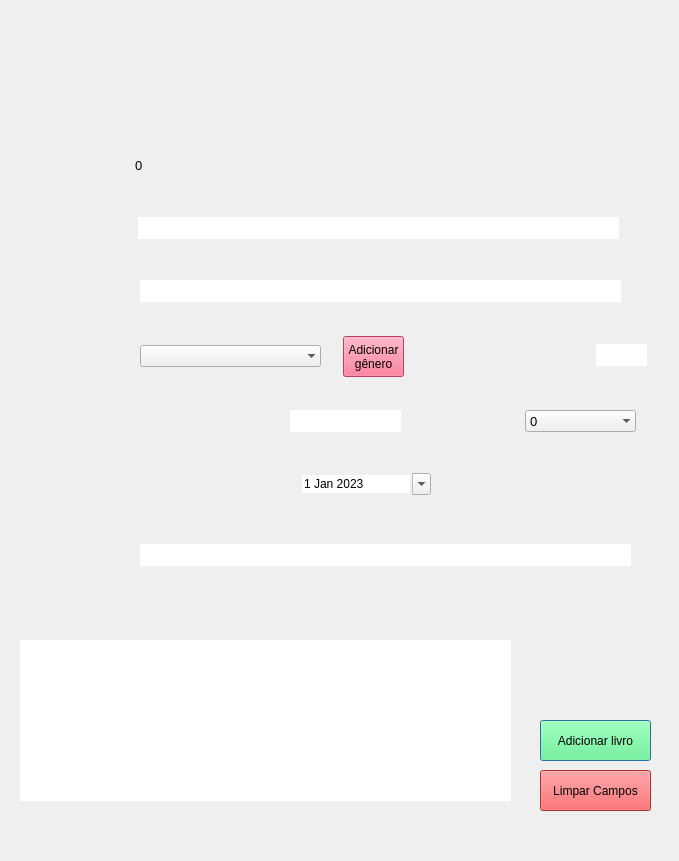
<?xml version="1.0" encoding="UTF-8"?>
<ui version="4.0">
 <class>Dialog</class>
 <widget class="QDialog" name="Dialog">
  <property name="geometry">
   <rect>
    <x>0</x>
    <y>0</y>
    <width>679</width>
    <height>861</height>
   </rect>
  </property>
  <property name="minimumSize">
   <size>
    <width>679</width>
    <height>861</height>
   </size>
  </property>
  <property name="maximumSize">
   <size>
    <width>679</width>
    <height>861</height>
   </size>
  </property>
  <property name="windowTitle">
   <string>Adicionar Livro</string>
  </property>
  <widget class="QComboBox" name="comboBox_Nota">
   <property name="geometry">
    <rect>
     <x>525</x>
     <y>410</y>
     <width>111</width>
     <height>22</height>
    </rect>
   </property>
   <property name="font">
    <font>
     <family>Arial</family>
     <pointsize>10</pointsize>
    </font>
   </property>
   <property name="maxVisibleItems">
    <number>21</number>
   </property>
   <property name="frame">
    <bool>false</bool>
   </property>
   <item>
    <property name="text">
     <string>0</string>
    </property>
   </item>
   <item>
    <property name="text">
     <string>1</string>
    </property>
   </item>
   <item>
    <property name="text">
     <string>2</string>
    </property>
   </item>
   <item>
    <property name="text">
     <string>3</string>
    </property>
   </item>
   <item>
    <property name="text">
     <string>4</string>
    </property>
   </item>
   <item>
    <property name="text">
     <string>5</string>
    </property>
   </item>
   <item>
    <property name="text">
     <string>6</string>
    </property>
   </item>
   <item>
    <property name="text">
     <string>7</string>
    </property>
   </item>
   <item>
    <property name="text">
     <string>8</string>
    </property>
   </item>
   <item>
    <property name="text">
     <string>9</string>
    </property>
   </item>
   <item>
    <property name="text">
     <string>10</string>
    </property>
   </item>
  </widget>
  <widget class="QLabel" name="label">
   <property name="geometry">
    <rect>
     <x>0</x>
     <y>0</y>
     <width>701</width>
     <height>861</height>
    </rect>
   </property>
   <property name="text">
    <string/>
   </property>
   <property name="pixmap">
    <pixmap>../design/adicionar_livro_manualmente.png</pixmap>
   </property>
  </widget>
  <widget class="QLineEdit" name="lineEdit_Titulo">
   <property name="geometry">
    <rect>
     <x>138</x>
     <y>217</y>
     <width>481</width>
     <height>22</height>
    </rect>
   </property>
   <property name="font">
    <font>
     <family>Arial</family>
     <pointsize>10</pointsize>
    </font>
   </property>
   <property name="frame">
    <bool>false</bool>
   </property>
  </widget>
  <widget class="QLineEdit" name="lineEdit_Autor">
   <property name="geometry">
    <rect>
     <x>140</x>
     <y>280</y>
     <width>481</width>
     <height>22</height>
    </rect>
   </property>
   <property name="font">
    <font>
     <family>Arial</family>
     <pointsize>10</pointsize>
    </font>
   </property>
   <property name="frame">
    <bool>false</bool>
   </property>
  </widget>
  <widget class="QLineEdit" name="lineEdit_Paginas">
   <property name="geometry">
    <rect>
     <x>596</x>
     <y>344</y>
     <width>51</width>
     <height>22</height>
    </rect>
   </property>
   <property name="font">
    <font>
     <family>Arial</family>
     <pointsize>10</pointsize>
    </font>
   </property>
   <property name="frame">
    <bool>false</bool>
   </property>
  </widget>
  <widget class="QLineEdit" name="lineEdit_Ano_Publi">
   <property name="geometry">
    <rect>
     <x>290</x>
     <y>410</y>
     <width>111</width>
     <height>22</height>
    </rect>
   </property>
   <property name="font">
    <font>
     <family>Arial</family>
     <pointsize>10</pointsize>
    </font>
   </property>
   <property name="frame">
    <bool>false</bool>
   </property>
  </widget>
  <widget class="QDateEdit" name="dateEdit">
   <property name="geometry">
    <rect>
     <x>300</x>
     <y>473</y>
     <width>131</width>
     <height>22</height>
    </rect>
   </property>
   <property name="frame">
    <bool>false</bool>
   </property>
   <property name="calendarPopup">
    <bool>true</bool>
   </property>
   <property name="date">
    <date>
     <year>2023</year>
     <month>1</month>
     <day>1</day>
    </date>
   </property>
  </widget>
  <widget class="QLineEdit" name="lineEdit_Editora">
   <property name="geometry">
    <rect>
     <x>140</x>
     <y>544</y>
     <width>491</width>
     <height>22</height>
    </rect>
   </property>
   <property name="font">
    <font>
     <family>Arial</family>
     <pointsize>10</pointsize>
    </font>
   </property>
   <property name="frame">
    <bool>false</bool>
   </property>
  </widget>
  <widget class="QTextEdit" name="textEdit_Resenha">
   <property name="geometry">
    <rect>
     <x>20</x>
     <y>640</y>
     <width>491</width>
     <height>161</height>
    </rect>
   </property>
   <property name="font">
    <font>
     <family>Arial</family>
     <pointsize>10</pointsize>
    </font>
   </property>
   <property name="frameShape">
    <enum>QFrame::NoFrame</enum>
   </property>
  </widget>
  <widget class="QPushButton" name="pushButton_AdicionarLivro">
   <property name="geometry">
    <rect>
     <x>540</x>
     <y>720</y>
     <width>111</width>
     <height>41</height>
    </rect>
   </property>
   <property name="styleSheet">
    <string notr="true">background-color: rgb(85, 255, 127);</string>
   </property>
   <property name="text">
    <string>Adicionar livro</string>
   </property>
  </widget>
  <widget class="QPushButton" name="pushButton_LimparCampos">
   <property name="geometry">
    <rect>
     <x>540</x>
     <y>770</y>
     <width>111</width>
     <height>41</height>
    </rect>
   </property>
   <property name="styleSheet">
    <string notr="true">background-color: rgb(240, 65, 68);</string>
   </property>
   <property name="text">
    <string>Limpar Campos</string>
   </property>
  </widget>
  <widget class="QLabel" name="label_id">
   <property name="geometry">
    <rect>
     <x>135</x>
     <y>157</y>
     <width>55</width>
     <height>16</height>
    </rect>
   </property>
   <property name="font">
    <font>
     <family>Arial</family>
     <pointsize>10</pointsize>
    </font>
   </property>
   <property name="text">
    <string>0</string>
   </property>
  </widget>
  <widget class="QPushButton" name="pushButton_adicionargenero">
   <property name="geometry">
    <rect>
     <x>343</x>
     <y>336</y>
     <width>61</width>
     <height>41</height>
    </rect>
   </property>
   <property name="styleSheet">
    <string notr="true">background-color: rgb(255, 85, 127);</string>
   </property>
   <property name="text">
    <string>Adicionar
gênero</string>
   </property>
  </widget>
  <widget class="QComboBox" name="comboBox_Genero">
   <property name="geometry">
    <rect>
     <x>140</x>
     <y>345</y>
     <width>181</width>
     <height>22</height>
    </rect>
   </property>
   <property name="font">
    <font>
     <family>Arial</family>
     <pointsize>10</pointsize>
    </font>
   </property>
   <property name="maxVisibleItems">
    <number>21</number>
   </property>
   <property name="frame">
    <bool>false</bool>
   </property>
  </widget>
  <zorder>label</zorder>
  <zorder>comboBox_Nota</zorder>
  <zorder>lineEdit_Titulo</zorder>
  <zorder>lineEdit_Autor</zorder>
  <zorder>lineEdit_Paginas</zorder>
  <zorder>lineEdit_Ano_Publi</zorder>
  <zorder>dateEdit</zorder>
  <zorder>lineEdit_Editora</zorder>
  <zorder>textEdit_Resenha</zorder>
  <zorder>pushButton_AdicionarLivro</zorder>
  <zorder>pushButton_LimparCampos</zorder>
  <zorder>label_id</zorder>
  <zorder>pushButton_adicionargenero</zorder>
  <zorder>comboBox_Genero</zorder>
 </widget>
 <resources/>
 <connections/>
</ui>
